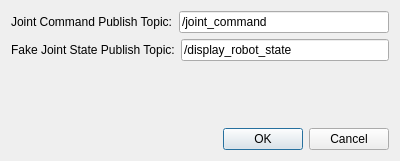
<?xml version="1.0" encoding="UTF-8"?>
<ui version="4.0">
 <class>Form</class>
 <widget class="QWidget" name="Form">
  <property name="geometry">
   <rect>
    <x>0</x>
    <y>0</y>
    <width>400</width>
    <height>161</height>
   </rect>
  </property>
  <property name="windowTitle">
   <string>Form</string>
  </property>
  <layout class="QVBoxLayout" name="verticalLayout">
   <item>
    <layout class="QHBoxLayout" name="horizontalLayout">
     <item>
      <widget class="QLabel" name="label">
       <property name="text">
        <string>Joint Command Publish Topic:</string>
       </property>
      </widget>
     </item>
     <item>
      <widget class="QLineEdit" name="jointCommandPublishEdit">
       <property name="text">
        <string>/joint_command</string>
       </property>
      </widget>
     </item>
    </layout>
   </item>
   <item>
    <layout class="QHBoxLayout" name="horizontalLayout_3">
     <item>
      <widget class="QLabel" name="label_3">
       <property name="text">
        <string>Fake Joint State Publish Topic:</string>
       </property>
      </widget>
     </item>
     <item>
      <widget class="QLineEdit" name="fakeJointStatePublishTopic">
       <property name="text">
        <string>/display_robot_state</string>
       </property>
      </widget>
     </item>
    </layout>
   </item>
   <item>
    <spacer name="verticalSpacer">
     <property name="orientation">
      <enum>Qt::Vertical</enum>
     </property>
     <property name="sizeHint" stdset="0">
      <size>
       <width>20</width>
       <height>40</height>
      </size>
     </property>
    </spacer>
   </item>
   <item>
    <widget class="QDialogButtonBox" name="buttonBox">
     <property name="standardButtons">
      <set>QDialogButtonBox::Cancel|QDialogButtonBox::Ok</set>
     </property>
    </widget>
   </item>
  </layout>
 </widget>
 <resources/>
 <connections/>
</ui>
